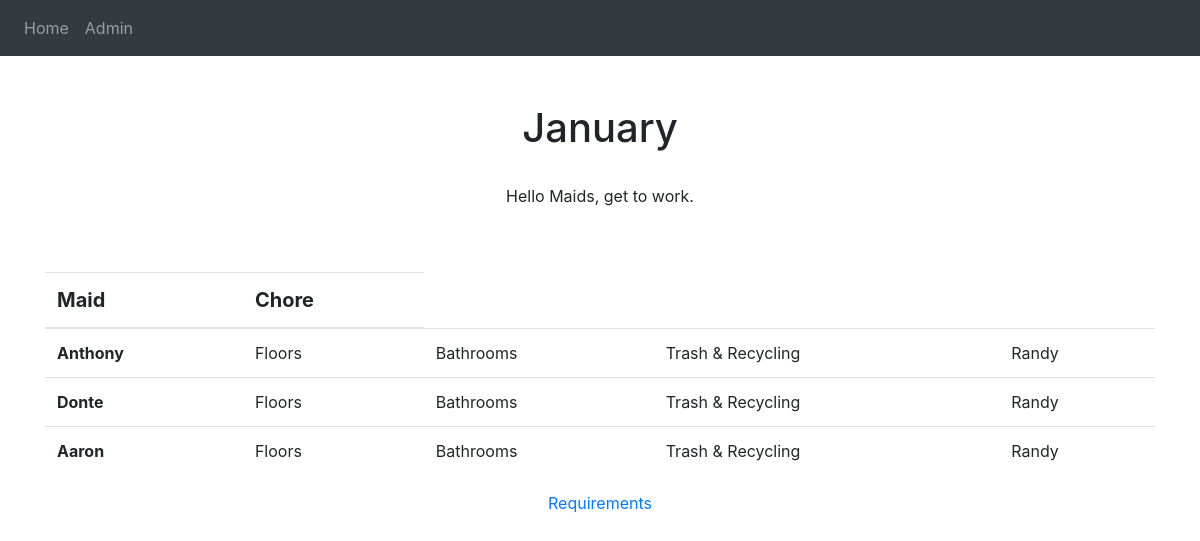
Before: / with the older database file.
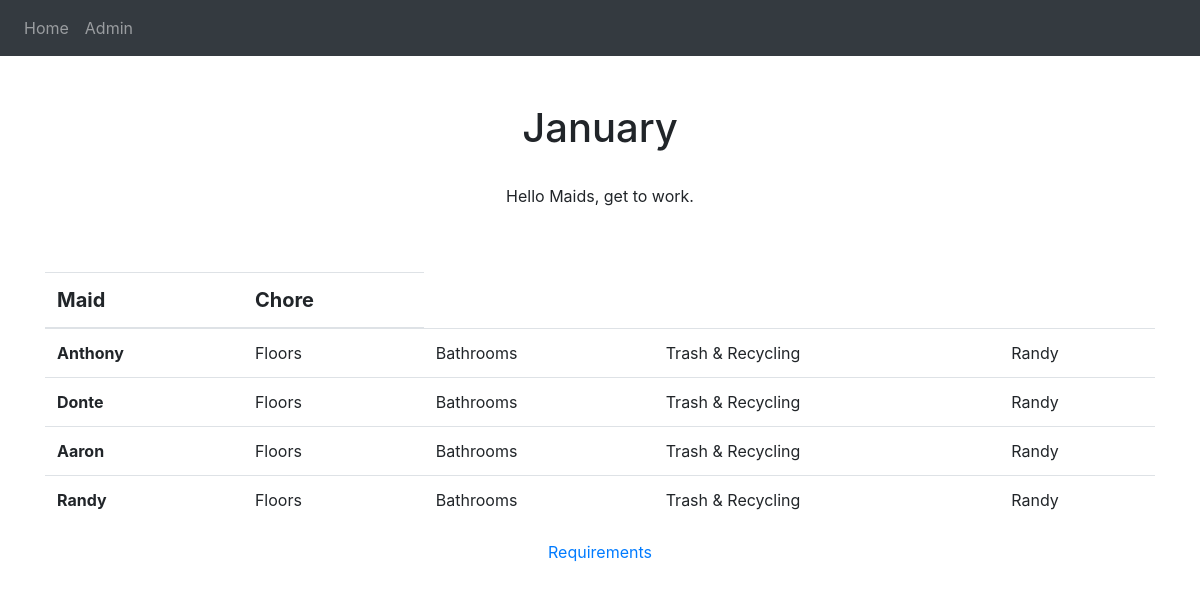
After: the same page with the newer database file.
### website/models.py (models this page shows)
class Maid(db.Model):
  id = db.Column(db.Integer, primary_key=True)
  maid = db.Column(db.String(100))

class Chore(db.Model):
  id = db.Column(db.Integer, primary_key=True)
  chore = db.Column(db.String(100))
  date = db.Column(db.DateTime(timezone=True), default=func.now())

### website/views.py (the view)
@views.route('/')
def home():
  return render_template("home.html", user=current_user, cquery=Chore.query.all(), mquery=Maid.query.all())

### website/templates/home.html
{% extends "base.html" %} {% block title %}Home{% endblock %}
{% block content%}
<br>
<br>
<div align = "center">
   <h1 align="center">January</h1>
   <br>
   <p align="center">Hello Maids, get to work.</p>
   <br>
   <br>
   <table class="table">
      <thead>
         <tr>
            <th scope="col" style = "font-size: 20px">Maid</th>
            <th scope="col" style = "font-size: 20px">Chore</th>
         </tr>
      </thead>
      <tbody>
         {% for maids in mquery %}
         <tr>
            <th scope="row">{{maids.maid}}</th>
            {% for chores in cquery %}
            <td>{{chores.chore}}</td>
            {%endfor%}
         </tr>
         {%endfor%}
      </tbody>
   </table>
   <a href="#">Requirements</a>
</div>
{% endblock %}

### website/templates/base.html (shortened to what this page needs)
<!doctype html>
<html lang="en">
   <head>
      <link rel="stylesheet" href="https://maxcdn.bootstrapcdn.com/bootstrap/4.0.0/css/bootstrap.min.css">
   </head>
   <body>
       <nav class="navbar navbar-expand-lg navbar-dark bg-dark">
           <div class="collapse navbar-collapse" id="navbar">
               <div class="navbar-nav">
                   {% if user.is_authenticated%}
                   <a class ="nav-item nav-link" id="home" href="/">Home</a>
                   <a class ="nav-item nav-link" id="logout" href="/adlogout">Logout</a>
                   <a class ="nav-item nav-link" id="notes" href="/adchore">Chores</a>
                   <a class ="nav-item nav-link" id="notes" href="/admaid">Maids</a>
                   {% else %}
                   <a class ="nav-item nav-link" id="home" href="/">Home</a>
                   <a class ="nav-item nav-link" id="login" href="/adlogin">Admin</a>
                   {% endif %}
               </div>
           </div>
       </nav>
       <div class="container">
           {% block content %}
           {% endblock %}
       </div>
   </body>
</html>

Changed rows visible on the page:
added Maid: maid "Randy", Chore (chore "Floors"), Chore (chore "Bathrooms"), Chore (chore "Trash & Recycling"), Chore (chore "Randy")
